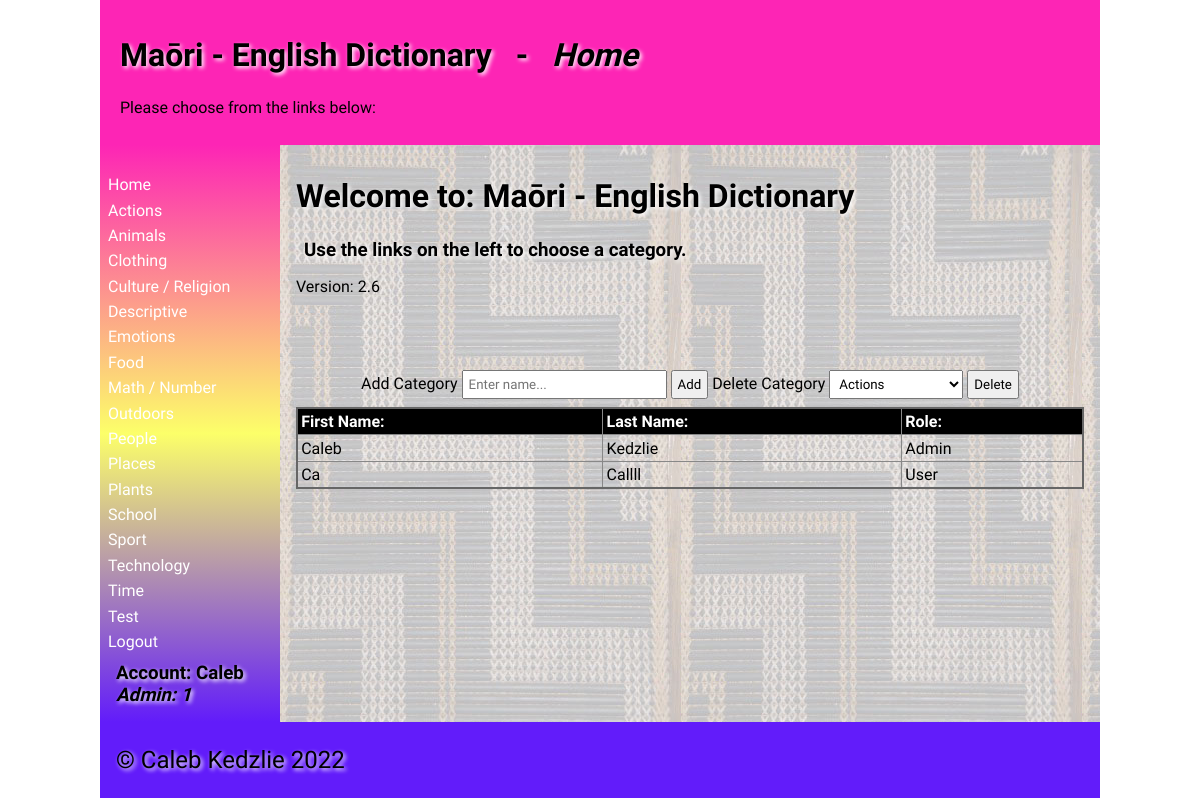
Screenshot of / (signed in) with the database file from the repository.
### tables this page shows
CREATE TABLE categories
(
	id integer /*autoincrement needs PK*/,
	category varchar(30)
, link varchar(30));

CREATE TABLE "users"
(
	id integer
		constraint users_pk
			primary key autoincrement,
	fname varchar(30),
	lname varchar(30),
	email varchar(60),
	password char(60),
	admin integer default 0 not null
);

### app.py (the view, shortened to what this page needs)
@app.route('/', methods=['GET', 'POST'])
def render_homepage():
    return render_template('home.html', table=get_dictionary(), categories=get_categories(), users=get_users(),
                           logged_in=is_logged_in(), name=session.get('first_name'), admin=session.get('admin'))

### app.py (called while the page is built)
def create_connection(db_file):
    try:
        connection = sqlite3.connect(db_file)
        print(connection)
        return connection
    except Error as e:
        print(e)
    return None

def get_dictionary():
    con = create_connection(DB_NAME)
    query = "SELECT id, maori, english, category, definition, level FROM dictionary"
    cur = con.cursor()
    cur.execute(query)
    table = cur.fetchall()
    con.close()
    return table

def get_categories():
    con = create_connection(DB_NAME)
    query = "SELECT category, link FROM categories"
    cur = con.cursor()
    cur.execute(query)
    categories_table = cur.fetchall()
    con.close()
    return categories_table

def get_users():
    con = create_connection(DB_NAME)
    query = "SELECT fname, lname, admin FROM users"
    cur = con.cursor()
    cur.execute(query)
    user_table = cur.fetchall()
    con.close()
    return user_table

def is_logged_in():
    if session.get('email') is None:
        print("Currently not logged in")
        return False
    else:
        print("Currently logged in")
        return True

### templates/home.html (shortened to what this page needs)
{% extends "base.html" %}
{% block heading %}Maōri - English Dictionary &#160;&#160;-&#160;&#160; <em>Home</em>{% endblock %}
{% block main %}
<h1>Welcome to: Maōri - English Dictionary</h1>
<h3>Use the links on the left to choose a category.</h3>
<p>Version: 2.6</p>
{% if admin == 1: %}
<div class="table">
    <form class="myform" method="POST">
        <div class="button-group">
            <label for="add_category">Add Category</label>
            <input name="insert_category" id="add_category" placeholder="Enter name...">
            <input type="submit" name="button" value="Add">
            <label for="delete_category">Delete Category</label>
            <select name="remove_category" id="delete_category">
                {% for category, link in categories %}
                    <option value="{{ link }}">{{ category }}</option>
                {% endfor %}
            </select>
            <input type="submit" name="button" value="Delete">
        </div>
    </form>
    <table>
        <tr>
            <th>First Name:</th>
            <th>Last Name:</th>
            <th>Role:</th>
        </tr>
        {% for fname, lname, admin in users: %}
        <tr>
            <td>{{ fname }}</td>
            <td>{{ lname }}</td>
            {% if admin == 2: %}
            <td>Owner</td>
            {% elif admin == 1: %}
            <td>Admin</td>
            {% else: %}
            <td>User</td>
            {% endif %}
        </tr>
        {% endfor %}
    </table>
</div>
{% endif %}
{% endblock %}

### templates/base.html (shortened to what this page needs)
<!doctype html>
<html lang="en">
<head>
	<link href="{{ url_for('static', filename='css/style.css') }}" rel="stylesheet">
</head>
<body>
	<div id="container">
		<header>
			<div class="header">
				<h1>{% block heading %}{% endblock %}</h1>
				<p>Please choose from the links below:</p>
			</div>
		</header>
		<nav>
			<ul>
				<li><a href="\">Home</a></li>
				{% for category, link in categories %}
				<li><a href="\main\{{ link }}">{{ category }}</a></li>
        		{% endfor %}
				{% if logged_in: %}
					<li><a href="\logout">Logout</a></li>
					<h3>Account: {{ name }} <em>Admin: {{ admin }}</em></h3>
				{% else: %}
					<li><a href="\login">Login</a></li>
					<span></span>
					<h3>Not logged in.</h3>
				{% endif %}
			</ul>
		</nav>
		<main>
            {% block main %}{% endblock %}
        </main>
		<footer>
			<p>&copy; Caleb Kedzlie 2022</p>
		</footer>
	</div>
</body>
</html>

### static/css/style.css (style rules this page uses)
* { font-family: Comfortaa, sans-serif; margin: 0; padding: 0; box-sizing: border-box; }
#container { display: grid; grid-template-columns: 75px auto; grid-template-areas: 'nav header' 'main main' 'footer footer'; }
header { display: flex; flex-wrap: wrap; padding:20px; grid-area: header; background-color: #fd25b5; }
nav { grid-area: nav; }
main { grid-area: main; padding: 1rem; background-color: #edd; }
h1, h2 { padding: 1rem 0; font-family: 'Suez One', serif; color: #000; text-shadow: 2px 2px 4px #fff; }
h3, h4 { padding: 0.5rem; font-family: 'Suez One', serif; color: #000; text-shadow: 2px 2px 4px #fff; }
p { padding: 0.5rem 0; }
a { color: #222; }
table { width: 100%; border: 2px solid #666; border-collapse: collapse; }
th, td { border: 1px solid #888; padding: 0.2rem; text-align: left; }
th { background-color: #000; color: #fff; }
footer { grid-area: footer; padding: 1rem; background-color: #621cfa; }
footer p { color: #000; text-shadow: 2px 2px 4px #fff; font-size: 1.5rem; }
.myform { margin: auto; padding-top: 5px; }
.button-group { margin-top: 3rem; text-align: center; padding: 8px; }
.button-group input, select { margin-top: 5px; padding: 5px; }
@media only screen and (min-width: 768px) { #container { grid-template-columns: 180px auto; grid-template-areas: 'header header' 'nav main' 'footer footer'; } }
@media only screen and (min-width: 768px) { nav { background: linear-gradient(180deg, rgb(253, 37, 181) 0%, rgb(252, 255, 105) 50%, rgb(98, 28, 250) 100%); padding: 0.5rem; } }
@media only screen and (min-width: 768px) { nav ul { list-style: none; } }
@media only screen and (min-width: 768px) { nav li { padding: 0.2rem 0; } }
@media only screen and (min-width: 768px) { nav a { color: #fff; text-decoration: none; } }
@media only screen and (min-width: 768px) { main { background-image: url('/static/images/poutama.jpg'); } }
@media only screen and (min-width: 1000px) { #container { width: 1000px; margin: auto; } }

### rows the page displays
categories: category "Actions"
categories: category "Animals"
categories: category "Clothing"
categories: category "Culture / Religion"
categories: category "Descriptive"
categories: category "Emotions"
categories: category "Food"
categories: category "Math / Number"
categories: category "Outdoors"
categories: category "People"
categories: category "Places"
categories: category "Plants"
categories: category "School"
categories: category "Sport"
categories: category "Technology"
categories: category "Time"
categories: category "Test"
users: fname "Caleb", lname "Kedzlie", admin "Admin"
users: fname "Ca", lname "Callll", admin "User"

### other values shown
{{ admin }} "1"
form field remove_category "Actions"
